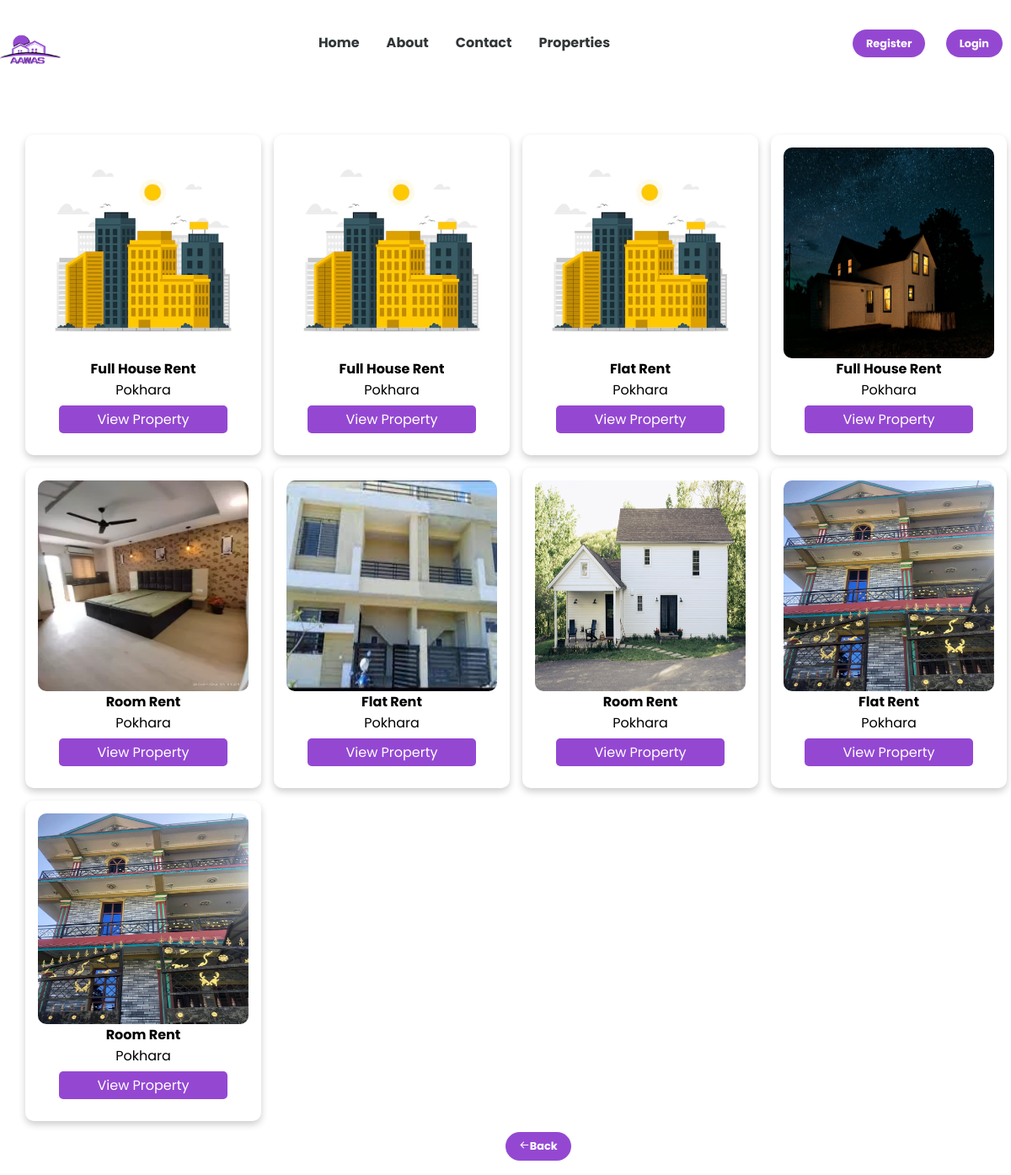
/property-list.php, run on the app's committed database.
### tables this page shows
CREATE TABLE `add_property` (
  `property_id` int(10) NOT NULL,
  `city` varchar(100) NOT NULL,
  `ward_no` int(10) NOT NULL,
  `Area` varchar(100) NOT NULL,
  `contact_no` bigint(10) NOT NULL,
  `property_type` varchar(50) NOT NULL,
  `estimated_price` bigint(10) NOT NULL,
  `total_rooms` int(10) NOT NULL,
  `bedroom` int(10) NOT NULL,
  `living_room` int(10) NOT NULL,
  `kitchen` int(10) NOT NULL,
  `description` varchar(2000) NOT NULL,
  `latitude` decimal(9,6) NOT NULL,
  `longitude` decimal(9,6) NOT NULL,
  `owner_id` int(10) NOT NULL,
  `booked` varchar(10) DEFAULT 'No',
  `Street_No` int(100) NOT NULL
);

CREATE TABLE `property_photo` (
  `property_photo_id` int(12) NOT NULL,
  `p_photo` varchar(500) NOT NULL,
  `property_id` int(11) NOT NULL
);

### property-list.php (the view, shortened to what this page needs)
<?php
$db = mysqli_connect('localhost', 'root', '', 'aawas');
?>
<!DOCTYPE html>
<html>
<head>
<link rel="stylesheet" href="https://cdn.jsdelivr.net/npm/boxicons@latest/css/boxicons.min.css">
</head>
<body>
<header>
    <div class="navbar">
        <div class="logo"><a href="index.php"> <img src="images/AawasLogo2.png" alt="Logo"></a></div>
            <ul class="links">
                <li><a href="index.php">Home</a></li>
                <li><a href="aboutus.php">About</a></li>
                <li><a href="contactus.php">Contact</a></li>
                <li><a href="property-list.php">Properties</a></li>
                </ul>
                 <div class="btns">
                 <a href="register_options.php" class="action_btn">Register</a>
                 <a href="login_options.php" class="action_btn">Login</a>
                 </div>
            </div>
</header>
<?php
$sql="SELECT * FROM add_property where booked='No'";
$query=mysqli_query($db,$sql);
if(mysqli_num_rows($query)>0) {
    echo '<div class="grid-container">';
    while ($rows=mysqli_fetch_assoc($query)) {
        $property_id=$rows['property_id'];
?>
<div class="card">
<?php
$sql2="SELECT * FROM property_photo where property_id='$property_id'";
$query2=mysqli_query($db,$sql2);
if(mysqli_num_rows($query2)>0) {
    $row=mysqli_fetch_assoc($query2);
    $photo=$row['p_photo'];
    echo  '<img class="image" src="owner/'.$photo.'">';
}
?>
  <h4><b><?php echo $rows['property_type']; ?></b></h4>
  <p><?php echo $rows['city'] ?></p>
  <p><?php echo '<a href="view-property.php?property_id='.$rows['property_id'].'" id="BtnProperty"  class="btn-lg btn-primary btn-block">View Property </a><br>'; ?></p><br>
</div>
<?php
    }
    echo '</div>';
}
?>
<div class="BtnBack">
<Button>
<a href="index.php" class="BtnBack"><i class='bx bx-arrow-back'></i><span>Back</span></a>
</Button>
</div>
</body>
</html>

### property-list.php (style rules this page uses)
* { font-family: "Poppins", sans-serif; margin: 0; padding: 0; box-sizing: border-box; scroll-behavior: smooth; scroll-padding-top: 3rem; list-style: none; text-decoration: none; }
:root { --main-color: #9448d2; --second-color: #192f6a; --text-color: #314862; --bg-color: #ffffff; --box-shadow: 2px 2px 18px rgb(14 52 54 / 15%); }
body { margin: 0; font-family: 'poppins', Helvetica, sans-serif; }
.navbar { width: 100%; height: 80px; max-width: 1800px; margin: 0; display: flex; align-items: center; justify-content: space-between; }
.navbar .logo img { margin: 30px 15px 5px -15px; height: 100px; width: 100px; position: relative; }
ul li { list-style: none; }
ul li a { text-decoration: none; color: #313638; font-size: 1rem; font-weight: bolder; }
.navbar .links { display: flex; gap: 2rem; }
.action_btn { background-color: #9448d2; color: #fff; border: none; outline: none; border-radius: 20px; font-size: 0.8rem; font-weight: bold; cursor: pointer; margin: 10px; padding: 0.5rem 1rem; }
header { background: #333; color: #fff; padding: 10px 0; position: fixed; width: 100%; top: 0; z-index: 1000; background-color: #fff; }
.grid-container { display: grid; grid-template-columns: repeat(4, 1fr); gap: 15px; padding: 10px; margin: 150px 20px 20px; }
.card { padding: 15px; border-radius: 10px; box-shadow: 0 4px 8px 0 rgba(0, 0, 0, 0.2); text-align: center; }
.image { display: block; margin: auto; width: 250px; height: 250px; border-radius: 10px; }
#BtnProperty { top: 10px; position: relative; background-color: #9448d2; padding: 5px 45px; color: White; border-radius: 5px; scale:0.95; }
.BtnBack button { color:white; background-color: #9448d2; border: none; outline: none; border-radius: 20px; font-size: 0.8rem; font-weight: bold; cursor: pointer; padding: 0.5rem 1rem; margin: 0; position: relative; top: 50%; left: 50%; right: 50%; -ms-transform: translateY(-50%); transform: translateY(-50%); }
button a { color:white; }

### data on the page
add_property: property_photo.p_photo (placeholder picture), property_type "Full House Rent", city "Pokhara"
add_property: property_photo.p_photo (placeholder picture), property_type "Full House Rent", city "Pokhara"
add_property: property_photo.p_photo (picture), property_type "Flat Rent", city "Pokhara"
add_property: property_photo.p_photo (picture), property_type "Full House Rent", city "Pokhara"
add_property: property_photo.p_photo (picture), property_type "Room Rent", city "Pokhara"
add_property: property_photo.p_photo (picture), property_type "Flat Rent", city "Pokhara"
add_property: property_photo.p_photo (picture), property_type "Room Rent", city "Pokhara"
add_property: property_photo.p_photo (picture), property_type "Flat Rent", city "Pokhara"
add_property: property_photo.p_photo (picture), property_type "Room Rent", city "Pokhara"
